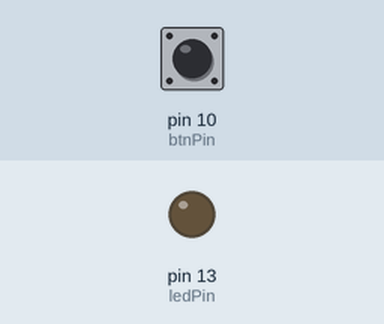
Bench run of a sketch on a simulated Arduino Uno, built with avr-gcc and run on an emulated ATmega328P. Shown: output pins drawn as LEDs (lit = HIGH). The test bench sets the inputs (shaded band); at power-on: pin 10 (btnPin) HIGH. What the sketch prints to the serial monitor is not drawn.

Above: at 1.2 s.
1.3 s: pin 10 (btnPin) pulled LOW for 1 s
At 2.1 s:
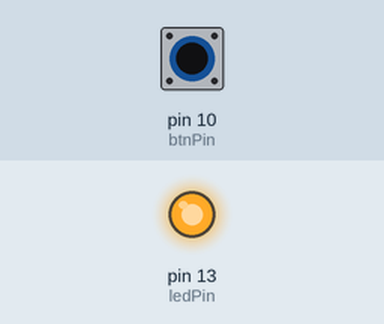
3.8 s: pin 10 (btnPin) pulled LOW for 3.2 s
At 8.3 s:
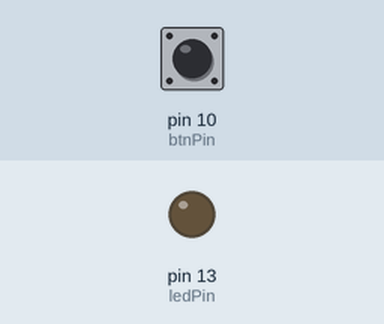
Timing chart, 0 to 9.8 s (numbered marks = the images above; inputs shaded):
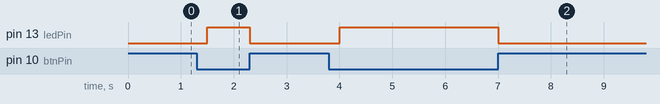

Measured:
- after the input at 1.3 s, pin 13 (ledPin): LOW → HIGH after 0.20 s, → LOW 0.80 s later
- after the input at 3.8 s, pin 13 (ledPin): LOW → HIGH after 0.20 s, → LOW 3.0 s later

The sketch:

btnBlink.ino
```cpp
/*=====================================================================
  - Chương trình này sẽ làm sáng tắt đèn led bằng nút nhấn
  - Khi nhấn thì đèn sẽ sáng và khi thả ra thì mặc định đèn sẽ tối
  - Nhưng vì ở đây ta không chống dội nên khi nhấn sẽ bị dội
    dẫn đến đèn sáng tắt vài lần trước khi tắt hẳn.
=====================================================================*/

int btnPin = 10; //chân 10 là chân nút bấm
int ledPin = 13; //nhan diện on-off cái LED
int btnValue = 0; //lưu điện tỏng chân  10 - chân nút bấm, điện trở kéo lên
                  //pull-up value này sẽ phải HIGH default

void setup() {
  // put your setup code here, to run once:
  Serial.begin(9600);
  pinMode(ledPin, OUTPUT);
}

void loop() {
  // put your main code here, to run repeatedly:
  btnValue = digitalRead(btnPin);
  Serial.println(btnValue);  //HIGH default

  if (digitalRead(btnPin) == LOW) {
    delay(200);
    if(digitalRead(btnPin) == LOW) {
      digitalWrite(ledPin, HIGH);
    }
  }
  else
    digitalWrite(ledPin, LOW);
}
```
